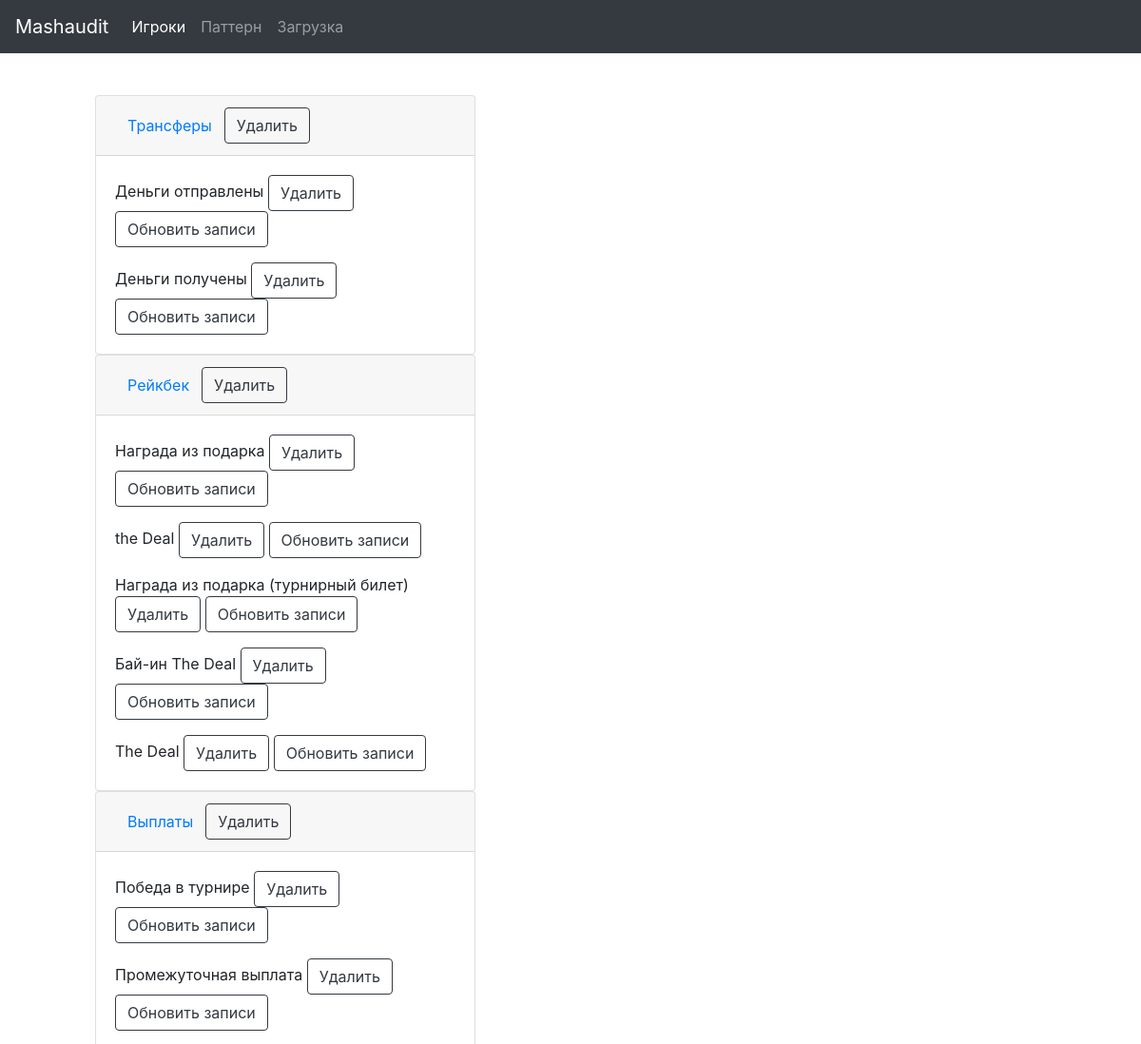
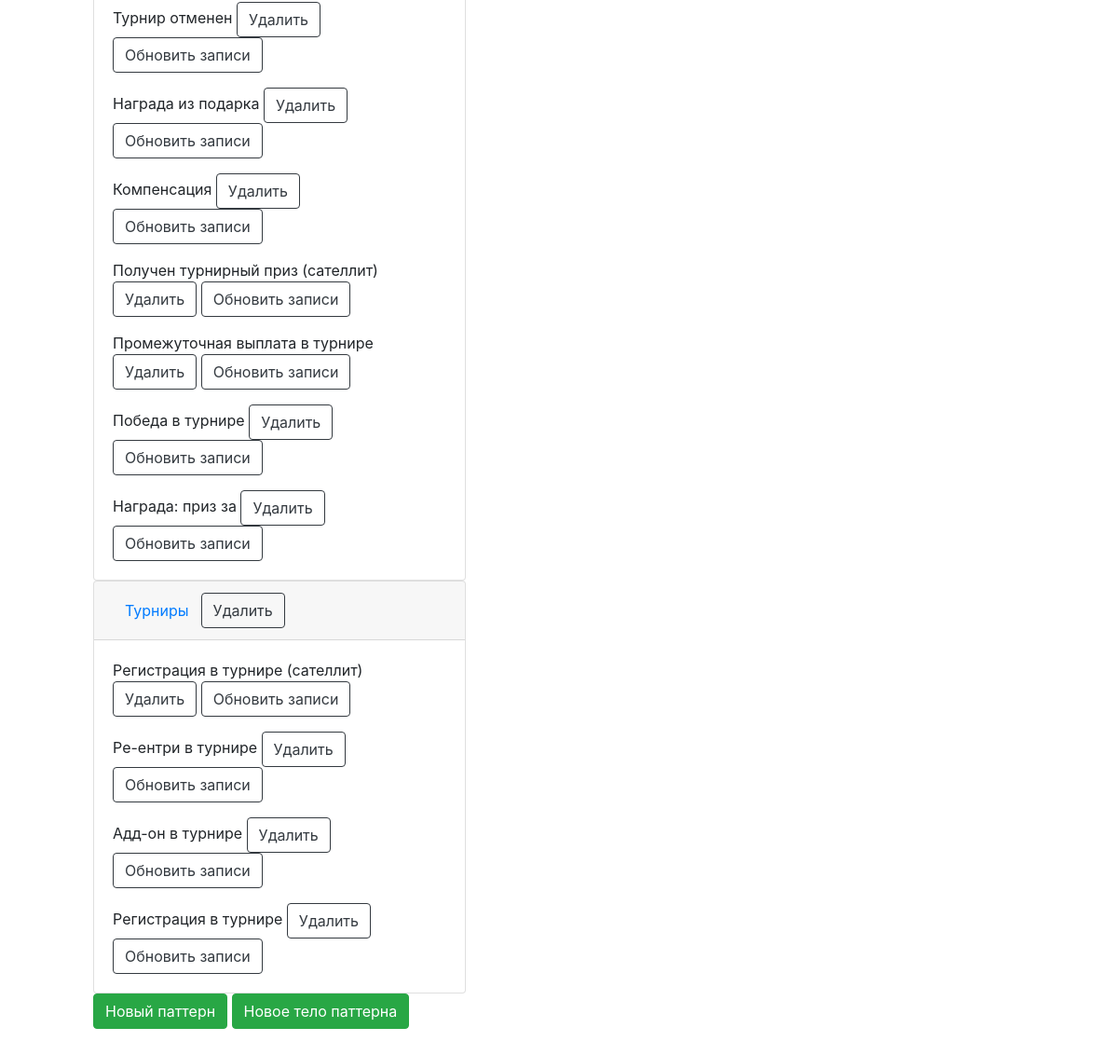
Screenshot of /patteren/ with the database file from the repository (2 pictures, top to bottom).
### patern/models.py (models this page shows, shortened)
class PatternType(models.Model):
    pattern_name = models.CharField(max_length=50)
    def del_absolute_url(self):
        return reverse('pattern:del-type', kwargs={"pk": self.pk})

class PatternBody(models.Model):
    pattern_type = models.ForeignKey(PatternType,
                                     on_delete=models.CASCADE,
                                     related_name='pattern_b',
                                     )
    pattern = models.CharField(max_length=100, verbose_name='Паттерн')
    def del_absolute_url(self):
        return reverse('pattern:del-body', kwargs={"pk": self.pk})
    def remake_action_url(self):
        return reverse('pattern:remake-action', kwargs={'pk': self.pk})

### patern/views.py (the view)
# urls.py: path('', PatternTypeList.as_view(), name='list'),
class PatternTypeList(ListView):
    model = PatternType
    context_object_name = 'obj_list'
    template_name = 'patern/list.html'
    def get_context_data(self, **kwargs):
        context = super().get_context_data(**kwargs)
        context['title'] = 'Паттерны'
        return context

### templates/patern/list.html
{% extends 'base.html' %}
{% block content %}
<div id="accordion">
    {% for obj in obj_list %}
    <div class="card">
      <div class="card-header" id="headingOne">
        <h5 class="mb-0">
          <button class="btn btn-link" data-toggle="collapse" data-target="#collapseOne" aria-expanded="true" aria-controls="collapseOne">
            {{obj.pattern_name}}
            <a href="{{obj.del_absolute_url}}">
            <button type="button" class="btn btn-outline-dark">Удалить</button>
            </a>
          </button>
        </h5>
      </div>
      <div id="collapseOne" class="collapse show" aria-labelledby="headingOne" data-parent="#accordion">
        <div class="card-body">
        {% for item in obj.pattern_b.all %}
            <p class="card-text">
                {{item.pattern}}
            <a href="{{item.del_absolute_url}}">
            <button type="button" class="btn btn-outline-dark">Удалить</button>
            </a>
            <a href="{{item.remake_action_url}}">
            <button type="button" class="btn btn-outline-dark">Обновить записи</button>
            </a>
        </p>
        {% endfor %}
        </div>
      </div>
    </div>
{% endfor %}
</div>
<a href="{% url 'pattern:new-type' %}">
<button type="button" class="btn btn-success">Новый паттерн</button>
</a>
<a href="{% url 'pattern:new-body' %}">
    <button type="button" class="btn btn-success">Новое тело паттерна</button>
    </a>
{% endblock content %}

### rows the page displays
PatternType: pattern_name "Трансферы"
PatternBody: pattern "Деньги отправлены"
PatternBody: pattern "Деньги получены"
PatternType: pattern_name "Рейкбек"
PatternBody: pattern "Награда из подарка"
PatternBody: pattern "the Deal"
PatternBody: pattern "Награда из подарка (турнирный билет)"
PatternBody: pattern "Бай-ин The Deal"
PatternBody: pattern "The Deal"
PatternType: pattern_name "Выплаты"
PatternBody: pattern "Победа в турнире"
PatternBody: pattern "Промежуточная выплата"
PatternBody: pattern "Турнир отменен"
PatternBody: pattern "Награда из подарка"
PatternBody: pattern "Компенсация"
PatternBody: pattern "Получен турнирный приз (сателлит)"
PatternBody: pattern "Промежуточная выплата в турнире"
PatternBody: pattern "Победа в турнире"
PatternBody: pattern "Награда: приз за"
PatternType: pattern_name "Турниры"
PatternBody: pattern "Регистрация в турнире (сателлит)"
PatternBody: pattern "Ре-ентри в турнире"
PatternBody: pattern "Адд-он в турнире"
PatternBody: pattern "Регистрация в турнире"
